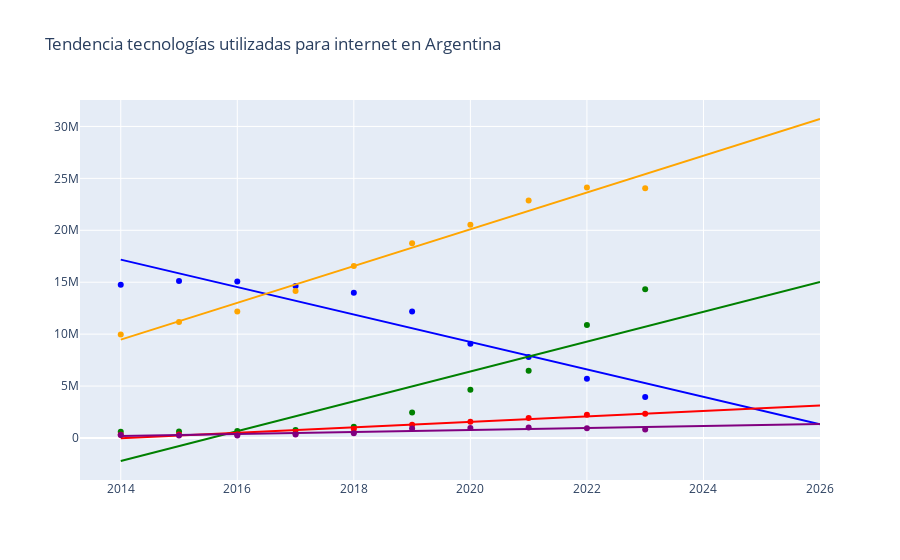

The code cell stored with this chart in its notebook:
### Markdown cell above
### Analisis 2:
* Objetivo: Identificar las tendencias de las tecnologías para identificar su futuro
* Metodo: Crear un grafico de lineas marcando los valores historicos y graficando linea de tendencia

### Code cell
#leer csv
df_tecnologia_agrupado = pd.read_csv('datasets/Internet_Accesos_Por_Tecnologia.csv')

#limpiar y convertir a numeros
df_tecnologia_agrupado['año'] = pd.to_numeric(df_tecnologia_agrupado['año'], errors='coerce')
df_tecnologia_agrupado['adsl'] = pd.to_numeric(df_tecnologia_agrupado['adsl'], errors='coerce')
df_tecnologia_agrupado['cablemodem'] = pd.to_numeric(df_tecnologia_agrupado['cablemodem'], errors='coerce')
df_tecnologia_agrupado['fibra_óptica'] = pd.to_numeric(df_tecnologia_agrupado['fibra_óptica'], errors='coerce')
df_tecnologia_agrupado['wireless'] = pd.to_numeric(df_tecnologia_agrupado['wireless'], errors='coerce')
df_tecnologia_agrupado['otros'] = pd.to_numeric(df_tecnologia_agrupado['otros'], errors='coerce')

#eliminar filas con nulos
df_tecnologia_agrupado = df_tecnologia_agrupado.dropna()

for index in df_tecnologia_agrupado[df_tecnologia_agrupado['año'] == 2024].index:
    df_tecnologia_agrupado.drop(index, inplace=True)

#nombres de tecnologias
tecnologias = ['adsl', 'cablemodem', 'fibra_óptica', 'wireless', 'otros']

#colores para tecnologias
colores = ['blue', 'orange', 'green', 'red', 'purple']

#agrupar datos por ano y tecnologia
df_agrupado = df_tecnologia_agrupado.groupby('año')[tecnologias].sum().reset_index()

#crear grafico inicial
fig = px.scatter(title='Tendencia tecnologías utilizadas para internet en Argentina',
                 labels={'año': 'Año', 'value': 'Accesos'})



#agregar datos al grafico
for i, tecnologia in enumerate(tecnologias):
    #graficar los puntos de datos (un solo punto por ano)
    scatter_fig = px.scatter(df_agrupado, x='año', y=tecnologia, labels={'año': 'Año', 'value': tecnologia})
    fig.add_trace(scatter_fig.data[0].update(marker_color=colores[i], name=tecnologia))
    
    #crear y ajustar el modelo de regresion lineal
    X = df_agrupado[['año']]
    y = df_agrupado[tecnologia]

    model = LinearRegression()
    model.fit(X, y)

    #predecir para los anos presentes y futuros
    future_years = np.array(list(df_agrupado['año']) + [2024, 2025, 2026]).reshape(-1, 1)
    predictions = model.predict(future_years)

    #graficar linea de tendencia
    line_fig = px.line(x=future_years.flatten(), y=predictions, labels={'x': 'Año', 'y': tecnologia})
    fig.add_trace(line_fig.data[0].update(line_color=colores[i], name=f'Tendencia {tecnologia}'))

#ajustar el diseno
fig.update_layout(legend_title_text='Tecnología')

#mostrar grafico
fig.show()

### Figure 1 — Plotly figure (JSON) as saved in the notebook; plotly's stock layout.template omitted (floating-point values rounded to 4 significant figures)
{"data": [{"hovertemplate": "<extra></extra>", "legendgroup": "", "marker": {"color": "#636efa", "symbol": "circle"}, "mode": "markers", "name": "", "orientation": "v", "showlegend": false, "type": "scatter", "xaxis": "x", "yaxis": "y"}, {"hovertemplate": "Año=%{x}<br>adsl=%{y}<extra></extra>", "legendgroup": "", "marker": {"color": "blue", "symbol": "circle"}, "mode": "markers", "name": "adsl", "orientation": "v", "showlegend": false, "type": "scatter", "x": [2014, 2015, 2016, 2017, 2018, 2019, 2020, 2021, 2022, 2023], "xaxis": "x", "y": [14755033, 15115694, 15073814, 14639302, 13981984, 12188858, 9072828, 7802044, 5712223, 3945211], "yaxis": "y"}, {"hovertemplate": "Año=%{x}<br>adsl=%{y}<extra></extra>", "legendgroup": "", "line": {"color": "blue", "dash": "solid"}, "marker": {"symbol": "circle"}, "mode": "lines", "name": "Tendencia adsl", "orientation": "v", "showlegend": false, "type": "scatter", "x": [2014, 2015, 2016, 2017, 2018, 2019, 2020, 2021, 2022, 2023, 2024, 2025, 2026], "xaxis": "x", "y": [17170000.0, 15850000.0, 14530000.0, 13210000.0, 11890000.0, 10570000.0, 9247000.0, 7926000.0, 6605000.0, 5284000.0, 3963000.0, 2642000.0, 1321000.0], "yaxis": "y"}, {"hovertemplate": "Año=%{x}<br>cablemodem=%{y}<extra></extra>", "legendgroup": "", "marker": {"color": "orange", "symbol": "circle"}, "mode": "markers", "name": "cablemodem", "orientation": "v", "showlegend": false, "type": "scatter", "x": [2014, 2015, 2016, 2017, 2018, 2019, 2020, 2021, 2022, 2023], "xaxis": "x", "y": [9975004, 11162971, 12177088, 14148063, 16571272, 18754974, 20539964, 22877010, 24122067, 24041095], "yaxis": "y"}, {"hovertemplate": "Año=%{x}<br>cablemodem=%{y}<extra></extra>", "legendgroup": "", "line": {"color": "orange", "dash": "solid"}, "marker": {"symbol": "circle"}, "mode": "lines", "name": "Tendencia cablemodem", "orientation": "v", "showlegend": false, "type": "scatter", "x": [2014, 2015, 2016, 2017, 2018, 2019, 2020, 2021, 2022, 2023, 2024, 2025, 2026], "xaxis": "x", "y": [9469000.0, 11240000.0, 13010000.0, 14780000.0, 16550000.0, 18320000.0, 20090000.0, 21860000.0, 23630000.0, 25410000.0, 27180000.0, 28950000.0, 30720000.0], "yaxis": "y"}, {"hovertemplate": "Año=%{x}<br>fibra_óptica=%{y}<extra></extra>", "legendgroup": "", "marker": {"color": "green", "symbol": "circle"}, "mode": "markers", "name": "fibra_óptica", "orientation": "v", "showlegend": false, "type": "scatter", "x": [2014, 2015, 2016, 2017, 2018, 2019, 2020, 2021, 2022, 2023], "xaxis": "x", "y": [604741, 620877, 680127, 766312, 1079124, 2450177, 4636620, 6473506, 10874934, 14324300], "yaxis": "y"}, {"hovertemplate": "Año=%{x}<br>fibra_óptica=%{y}<extra></extra>", "legendgroup": "", "line": {"color": "green", "dash": "solid"}, "marker": {"symbol": "circle"}, "mode": "lines", "name": "Tendencia fibra_óptica", "orientation": "v", "showlegend": false, "type": "scatter", "x": [2014, 2015, 2016, 2017, 2018, 2019, 2020, 2021, 2022, 2023, 2024, 2025, 2026], "xaxis": "x", "y": [-2218000.0, -780500.0, 657100.0, 2095000.0, 3532000.0, 4970000.0, 6407000.0, 7845000.0, 9283000.0, 10720000.0, 12160000.0, 13600000.0, 15030000.0], "yaxis": "y"}, {"hovertemplate": "Año=%{x}<br>wireless=%{y}<extra></extra>", "legendgroup": "", "marker": {"color": "red", "symbol": "circle"}, "mode": "markers", "name": "wireless", "orientation": "v", "showlegend": false, "type": "scatter", "x": [2014, 2015, 2016, 2017, 2018, 2019, 2020, 2021, 2022, 2023], "xaxis": "x", "y": [305221, 331431, 337396, 432844, 870047, 1262831, 1563813, 1927038, 2232136, 2325666], "yaxis": "y"}, {"hovertemplate": "Año=%{x}<br>wireless=%{y}<extra></extra>", "legendgroup": "", "line": {"color": "red", "dash": "solid"}, "marker": {"symbol": "circle"}, "mode": "lines", "name": "Tendencia wireless", "orientation": "v", "showlegend": false, "type": "scatter", "x": [2014, 2015, 2016, 2017, 2018, 2019, 2020, 2021, 2022, 2023, 2024, 2025, 2026], "xaxis": "x", "y": [-19960.0, 242000.0, 504000.0, 765900.0, 1028000.0, 1290000.0, 1552000.0, 1814000.0, 2076000.0, 2338000.0, 2600000.0, 2862000.0, 3124000.0], "yaxis": "y"}, {"hovertemplate": "Año=%{x}<br>otros=%{y}<extra></extra>", "legendgroup": "", "marker": {"color": "purple", "symbol": "circle"}, "mode": "markers", "name": "otros", "orientation": "v", "showlegend": false, "type": "scatter", "x": [2014, 2015, 2016, 2017, 2018, 2019, 2020, 2021, 2022, 2023], "xaxis": "x", "y": [286602, 242846, 227633, 344162, 465760, 909341, 958018, 1006793, 940575, 812089], "yaxis": "y"}, {"hovertemplate": "Año=%{x}<br>otros=%{y}<extra></extra>", "legendgroup": "", "line": {"color": "purple", "dash": "solid"}, "marker": {"symbol": "circle"}, "mode": "lines", "name": "Tendencia otros", "orientation": "v", "showlegend": false, "type": "scatter", "x": [2014, 2015, 2016, 2017, 2018, 2019, 2020, 2021, 2022, 2023, 2024, 2025, 2026], "xaxis": "x", "y": [188600.0, 284300.0, 380100.0, 475800.0, 571500.0, 667200.0, 763000.0, 858700.0, 954400.0, 1050000.0, 1146000.0, 1242000.0, 1337000.0], "yaxis": "y"}], "layout": {"legend": {"title": {"text": "Tecnología"}, "tracegroupgap": 0}, "title": {"text": "Tendencia tecnologías utilizadas para internet en Argentina"}, "xaxis": {"anchor": "y", "domain": [0, 1]}, "yaxis": {"anchor": "x", "domain": [0, 1]}}}
